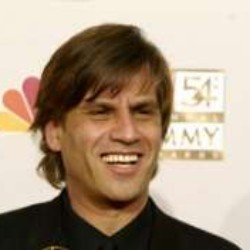
#> input picture frontalization3d/test.jpg, 250 x 250 px
$ python face_detect.py ../frontalization3d out ../frontalization3d   (Python 2 division)
#> lines starting #> are read from the running program, lines starting #| are printed output that depends on the picture
# A test of OpenCV's frontal face detection capabilities.
# from: http://docs.opencv.org/trunk/doc/py_tutorials/py_objdetect/py_face_detection/py_face_detection.html

import numpy as np
import cv2
import glob
import os
import sys

# Read script arguments.
if len(sys.argv) < 3:
    print "usage: python face_detect.py <data-dir> <output-dir> [xml-dir]\n" \
          "\tdata-dir: directory containing input data (profile photos)\n" \
          "\toutput-dir: directory in which to dump output images\n" \
          "\txml-dir: directory containing XML configuration file\n"
    sys.exit(1)

data_dir = sys.argv[1]
output_dir = sys.argv[2]
xml_dir = '/usr/local/share/OpenCV/haarcascades'
if len(sys.argv) > 3:
    xml_dir = sys.argv[3]
print "data directory is: " + data_dir
print "output directory is: " + output_dir
print "xml directory is: " + xml_dir

# Create detector.
face_cascade = cv2.CascadeClassifier(xml_dir + "/haarcascade_frontalface_default.xml")

# Iterate through all pictures and apply the detection algorithm.
i = 0
for file_path in glob.glob(data_dir + "/*.jpg"):
    img = cv2.imread(file_path)
#> img is the input picture: shape (250, 250, 3); mean B, G, R 130.4, 151, 170
    file_name = os.path.basename(file_path)
    gray = cv2.cvtColor(img, cv2.COLOR_BGR2GRAY)
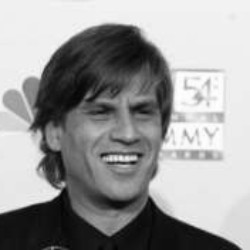
#> gray: shape (250, 250); min 1, max 255, mean 154.3
    faces = face_cascade.detectMultiScale(gray, 1.3, 5)
#> faces = [[69, 70, 110, 110]]
    face_index = 1
    for (x,y,w,h) in faces:
        roi_gray = gray[y:y+h, x:x+w]
        roi_color = img[y:y+h, x:x+w]
        output_file_name = "%s/out_%02d_%s" %(output_dir, face_index, file_name)
        cv2.imwrite(output_file_name, img[y:y+h, x:x+w])
        face_index += 1
#> this loop made 1 pass
#> (x, y, w, h, output_file_name, face_index) on pass 1: (69, 70, 110, 110, 'out/out_01_test.jpg', 2)
#> pass 1, `roi_gray = gray[y:y+h, x:x+w]`:
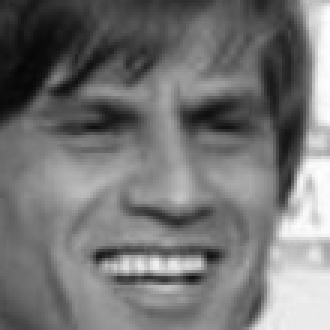
#> roi_gray: shape (110, 110) (shown 3 times larger); min 5, max 255, mean 116.8
#> pass 1, `roi_color = img[y:y+h, x:x+w]`:
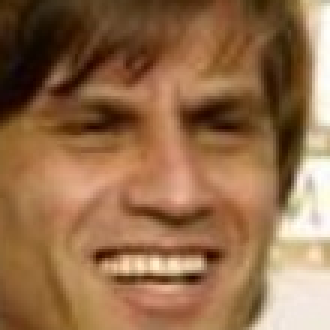
#> roi_color: shape (110, 110, 3) (shown 3 times larger); mean B, G, R 74.7, 108.8, 148.5
#> after the loop, face_index = 2
    i += 1
    if i % 1000 == 0:
    	print "Finished: ", i

#cv2.imshow('img',img)
#cv2.waitKey(0)
#cv2.destroyAllWindows()
